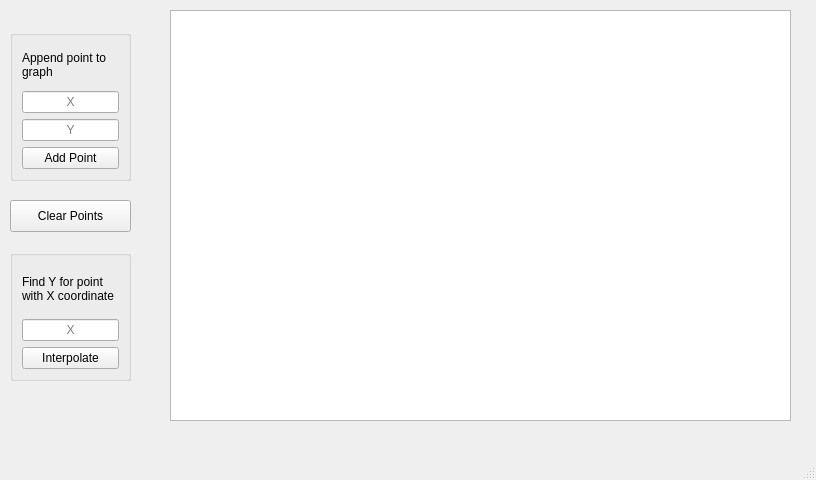
<?xml version="1.0" encoding="UTF-8"?>
<ui version="4.0">
 <class>MainWindow</class>
 <widget class="QMainWindow" name="MainWindow">
  <property name="geometry">
   <rect>
    <x>0</x>
    <y>0</y>
    <width>816</width>
    <height>480</height>
   </rect>
  </property>
  <property name="windowTitle">
   <string>MainWindow</string>
  </property>
  <widget class="QWidget" name="centralwidget">
   <widget class="QGroupBox" name="groupBox">
    <property name="geometry">
     <rect>
      <x>10</x>
      <y>30</y>
      <width>121</width>
      <height>151</height>
     </rect>
    </property>
    <property name="title">
     <string/>
    </property>
    <layout class="QVBoxLayout" name="verticalLayout_2">
     <item>
      <widget class="QLabel" name="label">
       <property name="text">
        <string>Append point to graph</string>
       </property>
       <property name="wordWrap">
        <bool>true</bool>
       </property>
      </widget>
     </item>
     <item>
      <widget class="QLineEdit" name="editAppendX">
       <property name="alignment">
        <set>Qt::AlignCenter</set>
       </property>
       <property name="placeholderText">
        <string>X</string>
       </property>
      </widget>
     </item>
     <item>
      <widget class="QLineEdit" name="editAppendY">
       <property name="alignment">
        <set>Qt::AlignCenter</set>
       </property>
       <property name="placeholderText">
        <string>Y</string>
       </property>
      </widget>
     </item>
     <item>
      <widget class="QPushButton" name="appendPointBtn">
       <property name="text">
        <string>Add Point</string>
       </property>
      </widget>
     </item>
    </layout>
   </widget>
   <widget class="QGroupBox" name="groupBox_2">
    <property name="geometry">
     <rect>
      <x>10</x>
      <y>250</y>
      <width>121</width>
      <height>131</height>
     </rect>
    </property>
    <property name="title">
     <string/>
    </property>
    <property name="alignment">
     <set>Qt::AlignLeading|Qt::AlignLeft|Qt::AlignTop</set>
    </property>
    <layout class="QVBoxLayout" name="verticalLayout">
     <item>
      <widget class="QLabel" name="label_2">
       <property name="text">
        <string>Find Y for point with X coordinate</string>
       </property>
       <property name="wordWrap">
        <bool>true</bool>
       </property>
      </widget>
     </item>
     <item>
      <widget class="QLineEdit" name="editFindX">
       <property name="alignment">
        <set>Qt::AlignCenter</set>
       </property>
       <property name="placeholderText">
        <string>X</string>
       </property>
      </widget>
     </item>
     <item>
      <widget class="QPushButton" name="interpolateBtn">
       <property name="text">
        <string>Interpolate</string>
       </property>
      </widget>
     </item>
    </layout>
   </widget>
   <widget class="PlotWidget" name="graphicsView">
    <property name="geometry">
     <rect>
      <x>170</x>
      <y>10</y>
      <width>621</width>
      <height>411</height>
     </rect>
    </property>
   </widget>
   <widget class="QPushButton" name="clearPointsBtn">
    <property name="geometry">
     <rect>
      <x>10</x>
      <y>200</y>
      <width>121</width>
      <height>32</height>
     </rect>
    </property>
    <property name="text">
     <string>Clear Points</string>
    </property>
   </widget>
  </widget>
  <widget class="QMenuBar" name="menubar">
   <property name="geometry">
    <rect>
     <x>0</x>
     <y>0</y>
     <width>816</width>
     <height>22</height>
    </rect>
   </property>
  </widget>
  <widget class="QStatusBar" name="statusbar"/>
 </widget>
 <customwidgets>
  <customwidget>
   <class>PlotWidget</class>
   <extends>QGraphicsView</extends>
   <header>pyqtgraph</header>
  </customwidget>
 </customwidgets>
 <resources/>
 <connections/>
</ui>
